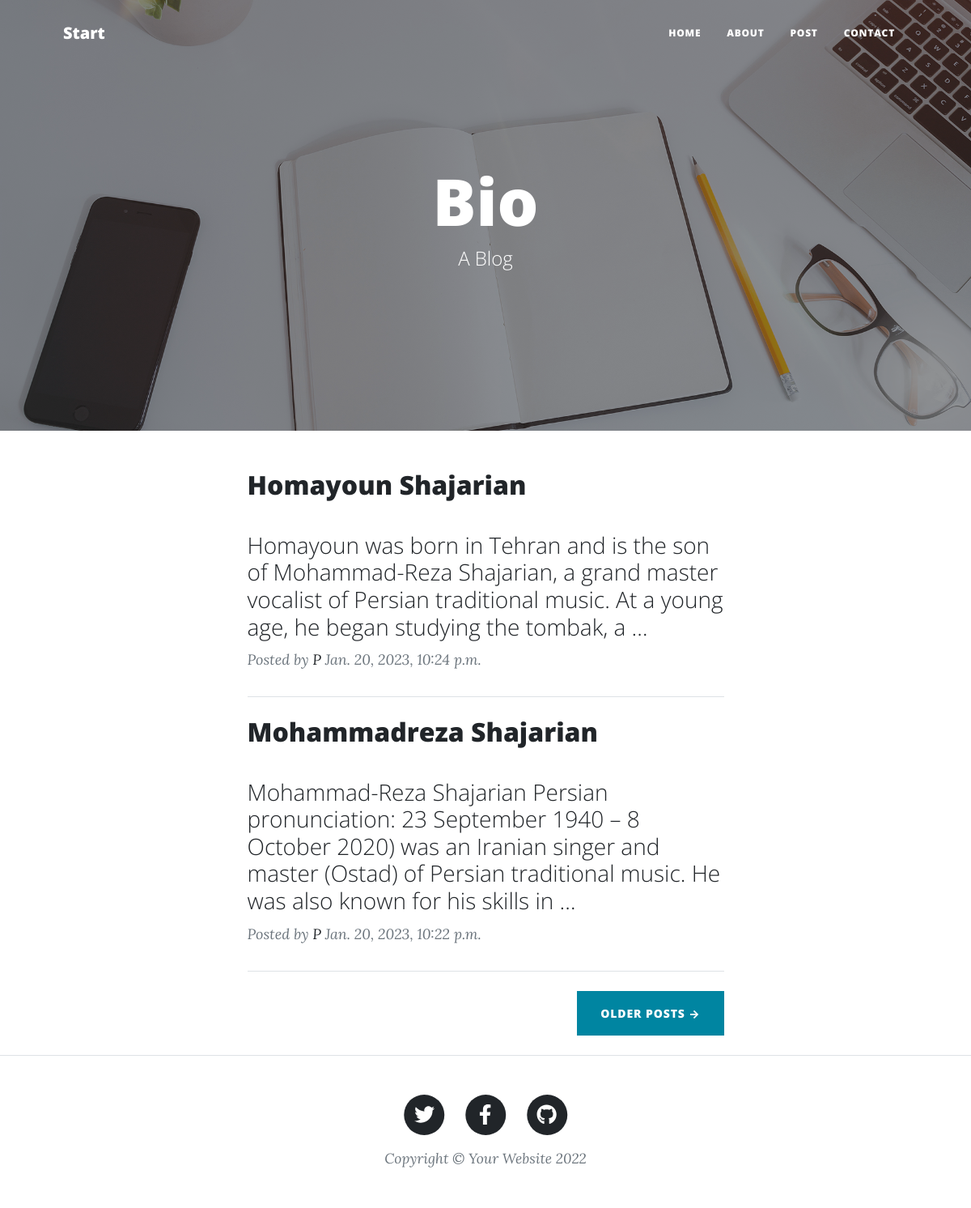
The app's page /, older data.
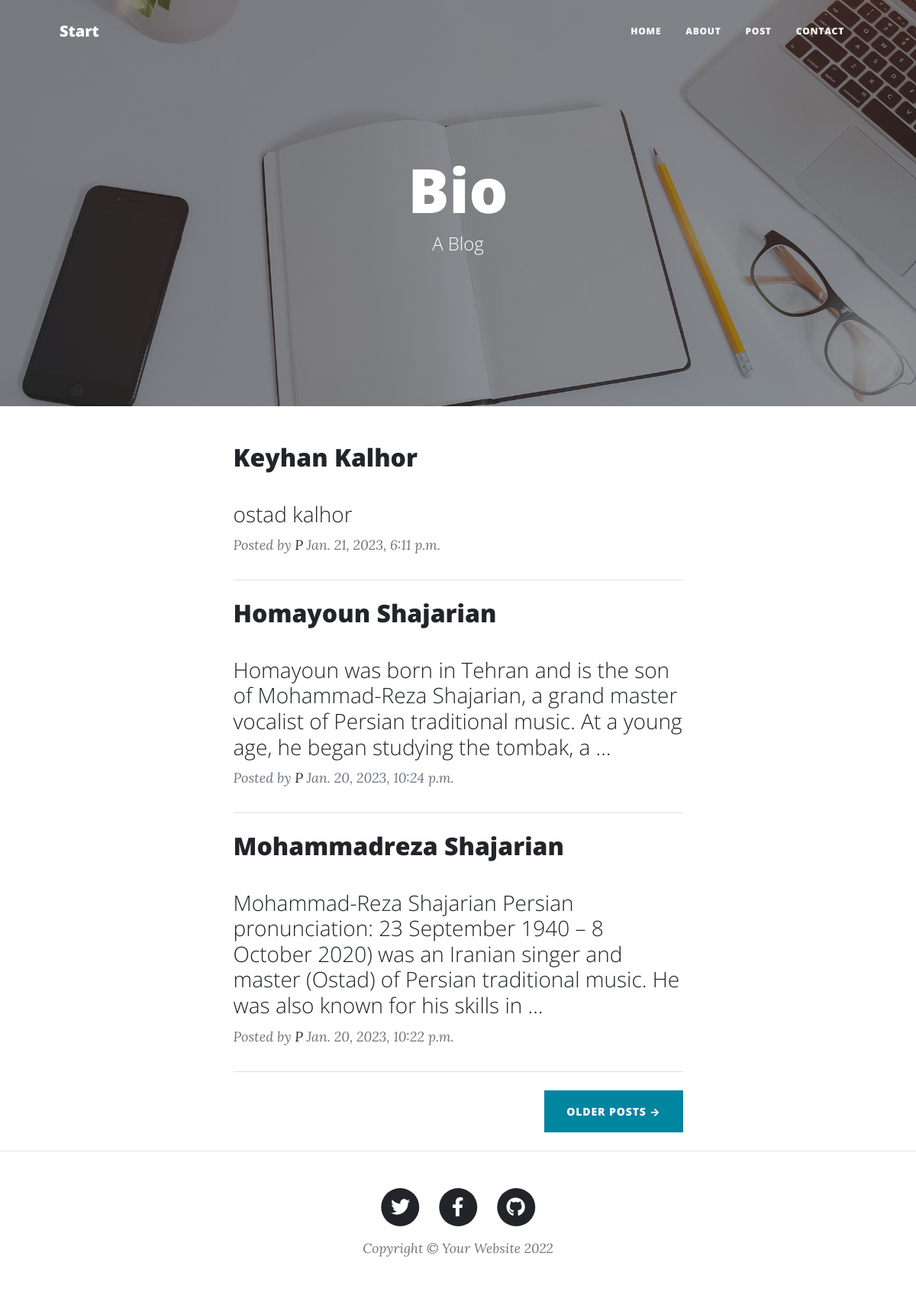
The same page, newer data.
### blog/models.py (models this page shows, shortened)
class Article (models.Model):
    STATUS_CHOICES=(
    ("D","Draft"),
    ("P","Published")
    )
    title = models.CharField(max_length=200)
    slug = models.SlugField(max_length=100,unique=True)
    descriptions = models.TextField()
    thumbnail = models.ImageField(upload_to='images')
    publish = models.DateTimeField(default=timezone.now)
    created = models.DateTimeField(auto_now_add=True)
    updated = models.DateTimeField(auto_now=True)
    status = models.CharField(max_length=1,choices=STATUS_CHOICES)

### blog/views.py (the view)
# urls.py: path('',home,name='hello'),
def home(request):
    post = Article.objects.filter(status="P").order_by('-publish')
    context={
        'post':post
    }
    return render(request,'blog/index.html',context)

### templates/blog/index.html (shortened to what this page needs)
{% extends 'base.html' %}
{% load static %}
{% block header%}
<header class="masthead" style="background-image: url('static/blog/assets/img/home-bg.jpg')">
    <div class="container position-relative px-4 px-lg-5">
        <div class="row gx-4 gx-lg-5 justify-content-center">
            <div class="col-md-10 col-lg-8 col-xl-7">
                <div class="site-heading">
                    <h1>Bio</h1>
                    <span class="subheading">A Blog </span>
                </div>
            </div>
        </div>
    </div>
</header>
{% endblock %}
{% block content %}
        <div class="container px-4 px-lg-5">
            <div class="row gx-4 gx-lg-5 justify-content-center">
                <div class="col-md-10 col-lg-8 col-xl-7">
                    {% for post in post %}
                    <div class="post-preview">
                        <a href="{% url 'detail' post.id %}">
                            <h2 class="podfor st-title">{{post.title}}</h2>
                            <h3 class="post-subtitle">{{post.descriptions|truncatewords:30}}</h3>
                        </a>
                        <p class="post-meta">
                            Posted by
                            <a href="#!">{{post.status}}</a>
                            {{post.created}}
                        </p>
                    </div>
                    <hr class="my-4" />
                   {% endfor %}
                    <div class="d-flex justify-content-end mb-4"><a class="btn btn-primary text-uppercase" href="#!">Older Posts →</a></div>
                </div>
            </div>
        </div>
{% endblock %}

Row changes from the older to the newer data that the page shows:
added Article: title "Keyhan Kalhor", descriptions "ostad kalhor", status "P", created "Jan. 21, 2023, 6:11 p.m."
